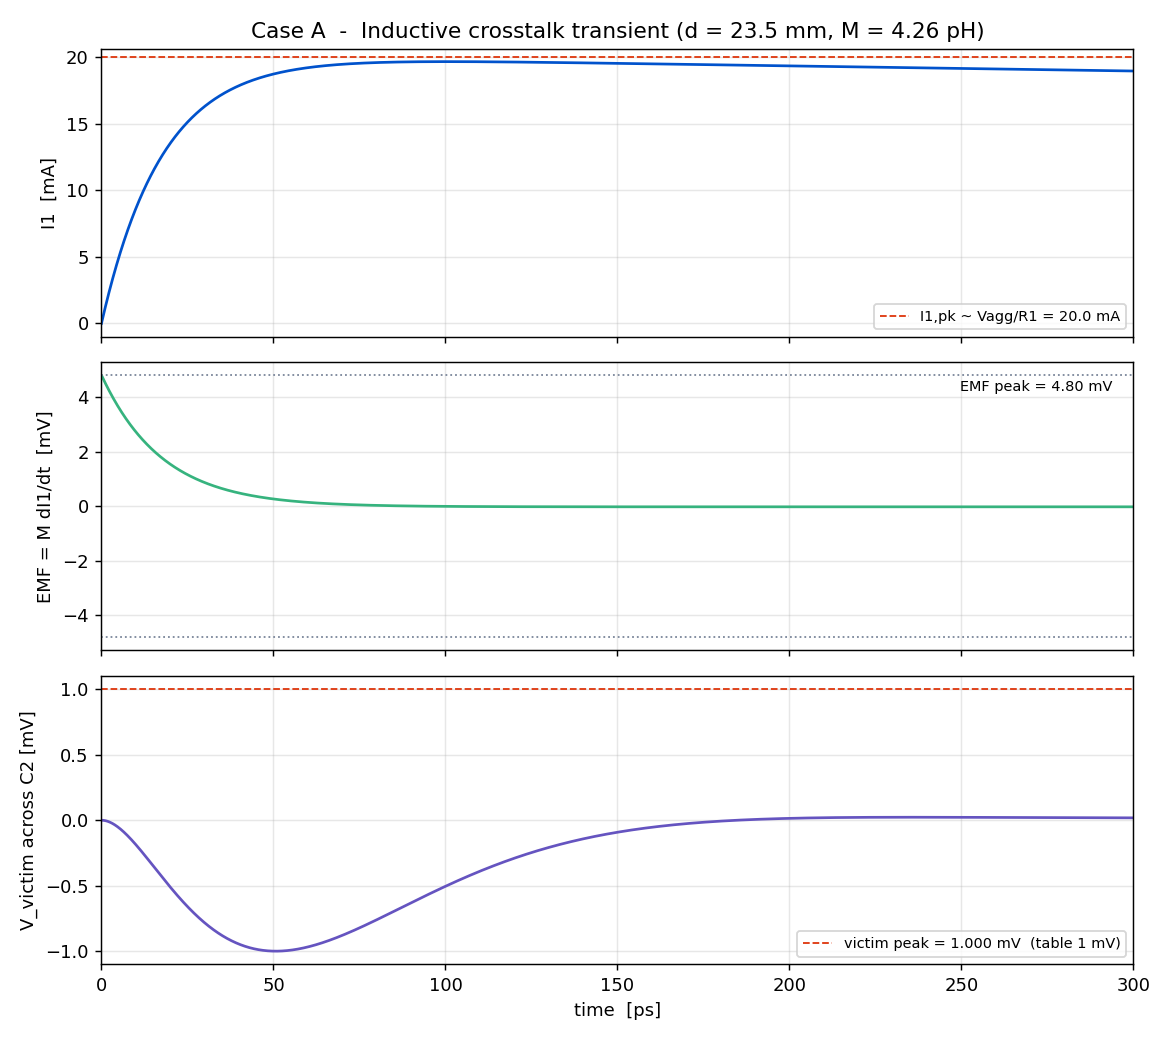

This chart was generated by the following Python code:
#!/usr/bin/env python3
# ============================================================================
#  Inductive Crosstalk (Aggressor -> Victim) -- CASE A  ("far", 1 mV victim)
#  Reproduces Section 3/4 (Table 1) of Inductive_Crosstalk rev9.
#
#  One-click reproducible:  python3 inductive_crosstalk_caseA.py
#  Deps: numpy, scipy, matplotlib   (pip install numpy scipy matplotlib)
#
#  Model: primary series-RLC (I1) mutually coupled by M to a secondary
#         L2-R2-C2 loop (I2). Victim = voltage across C2.
#  States x = [I1, Vc1, I2, Vc2].  Coupled inductor matrix inverted exactly.
# ============================================================================
import numpy as np
from scipy.integrate import solve_ivp
import matplotlib.pyplot as plt

# ---- Geometry / self-inductance of a 1 mm wire (30 um wide, 10 um thick) ----
mu0, l, w, t = 4e-7*np.pi, 1e-3, 30e-6, 10e-6
L1 = L2 = mu0*l/(2*np.pi)*(np.log(2*l/(w+t)) + 0.5 + 0.2235*(w+t)/l)   # ~0.88 nH

# ---- CASE A parameters (from Table 1: "far", 1 mV victim) -------------------
Vagg = 1.0            # aggressor swing         [V]
R1   = 50.0           # primary resistance      [ohm]
C1   = 100e-12        # primary capacitance     [F]
R2   = 50.0           # victim resistance (light filter)   [ohm]
C2   = 1e-12          # victim capacitance                 [F]
M    = 4.26e-12       # mutual inductance, Case A (d = 23.5 mm)  [H]

TABLE_VICTIM_PK = 1.0e-3     # Table 1 value to check against  [V] (1 mV)
TABLE_EMF_PK    = 4.82e-3    # Table 1 pre-filter EMF peak      [V]
TABLE_I1_PK     = 19.7e-3    # Table 1 primary peak current     [A]

det = L1*L2 - M*M            # determinant of the [[L1,M],[M,L2]] matrix

def rhs(tt, x):              # x = [I1, Vc1, I2, Vc2]
    I1, Vc1, I2, Vc2 = x
    b1 = Vagg - R1*I1 - Vc1          # primary branch voltage
    b2 =      - R2*I2 - Vc2          # secondary branch (no source)
    dI1 = ( L2*b1 - M*b2)/det        # invert 2x2 inductor matrix
    dI2 = (-M*b1 + L1*b2)/det
    return [dI1, I1/C1, dI2, I2/C2]

# ---- Solve (dense output so we get a smooth waveform) ----------------------
T = 40e-9
sol = solve_ivp(rhs, (0, T), [0, 0, 0, 0], method='RK45',
                rtol=1e-11, atol=1e-16, dense_output=True, max_step=1e-12)

tt   = np.linspace(0, T, 400000)
I1, Vc1, I2, Vc2 = sol.sol(tt)
dI1  = np.gradient(I1, tt)      # dI1/dt
EMF  = M*dI1                    # coupled EMF onto the victim loop  (M dI1/dt)
Vvic = Vc2                      # victim = voltage across C2

# ---- Peaks -----------------------------------------------------------------
Vvic_pk = np.max(np.abs(Vvic))
EMF_pk  = np.max(np.abs(EMF))
I1_pk   = np.max(I1)
att     = EMF_pk/Vvic_pk

def row(name, sim, tab, unit, scale):
    err = 100*(sim-tab)/tab
    print(f"  {name:<26s} {sim*scale:9.3f}    {tab*scale:9.3f}   {err:+6.1f}%   {unit}")

print("\n============ CASE A  (far, target 1 mV victim) =====================")
print(f"  L1 = L2 = {L1*1e9:.3f} nH   M = {M*1e12:.2f} pH   tau2 = R2*C2 = {R2*C2*1e12:.0f} ps")
print("  Quantity                     PY-sim       Table    diff")
print("  " + "-"*58)
row("Victim peak (across C2)", Vvic_pk, TABLE_VICTIM_PK, "mV", 1e3)
row("Induced EMF peak",        EMF_pk,  TABLE_EMF_PK,    "mV", 1e3)
row("Primary peak current I1", I1_pk,   TABLE_I1_PK,     "mA", 1e3)
print(f"  Filter attenuation (EMF/victim) = {att:.2f}x   (table: ~5x)")
print("====================================================================\n")

# ---- Plot: I1, EMF, victim  (zoomed to the first ~300 ps of action) --------
tps = tt*1e12                                  # time in ps
fig, ax = plt.subplots(3, 1, figsize=(9, 8), sharex=True)

ax[0].plot(tps, I1*1e3, color='#0052CC')
ax[0].axhline(Vagg/R1*1e3, ls='--', color='#DE350B', lw=1,
              label=f'I1,pk ~ Vagg/R1 = {Vagg/R1*1e3:.1f} mA')
ax[0].set_ylabel('I1  [mA]'); ax[0].legend(loc='lower right', fontsize=8)
ax[0].set_title('Case A  -  Inductive crosstalk transient (d = 23.5 mm, M = 4.26 pH)')

ax[1].plot(tps, EMF*1e3, color='#36B37E')
ax[1].axhline( EMF_pk*1e3, ls=':', color='#7A869A', lw=1)
ax[1].axhline(-EMF_pk*1e3, ls=':', color='#7A869A', lw=1)
ax[1].set_ylabel('EMF = M dI1/dt  [mV]')
ax[1].annotate(f'EMF peak = {EMF_pk*1e3:.2f} mV', (0.98, 0.9),
               xycoords='axes fraction', ha='right', fontsize=8)

ax[2].plot(tps, Vvic*1e3, color='#6554C0')
ax[2].axhline(Vvic_pk*1e3, ls='--', color='#DE350B', lw=1,
              label=f'victim peak = {Vvic_pk*1e3:.3f} mV  (table 1 mV)')
ax[2].set_ylabel('V_victim across C2 [mV]')
ax[2].set_xlabel('time  [ps]')
ax[2].legend(loc='lower right', fontsize=8)

ax[2].set_xlim(0, 300)
for a in ax:
    a.grid(alpha=0.3)
fig.tight_layout()
out = 'inductive_crosstalk_caseA.png'
fig.savefig(out, dpi=130)
print(f"Saved waveform figure -> {out}")
plt.show()
